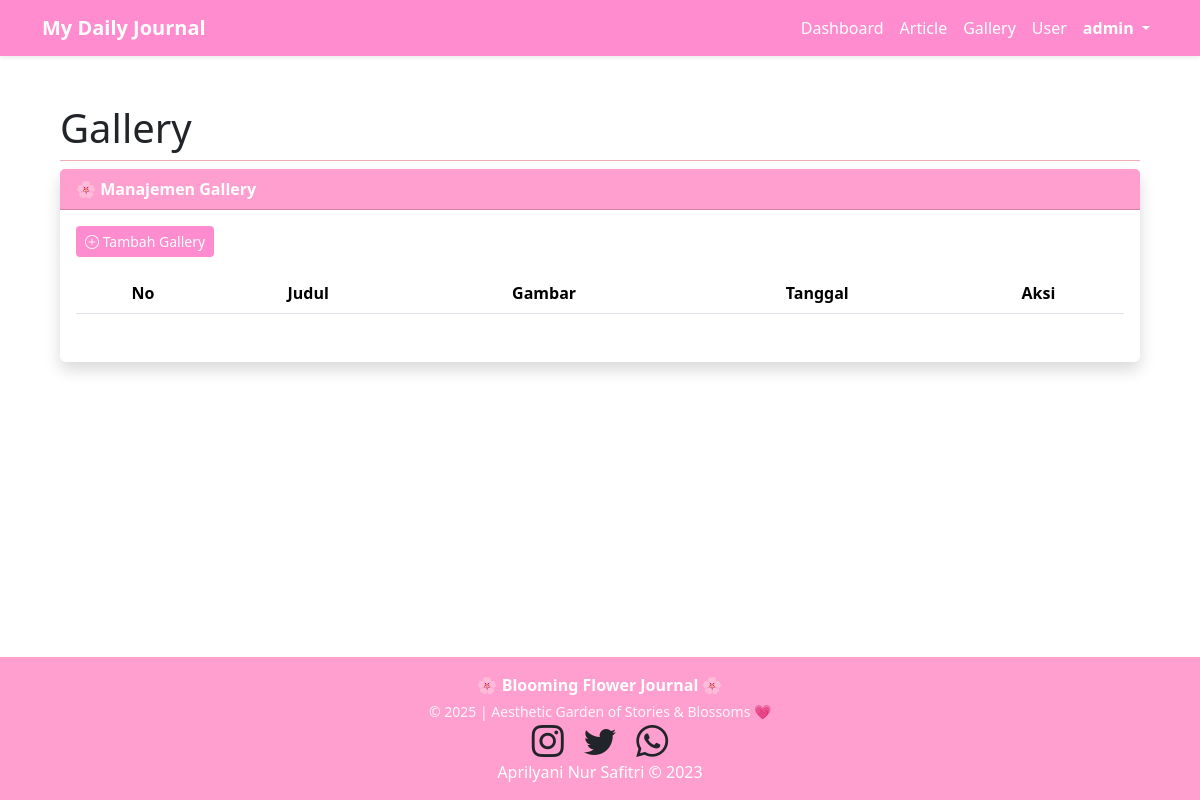
/admin.php?page=gallery (signed in), run on an earlier commit of the app's database.
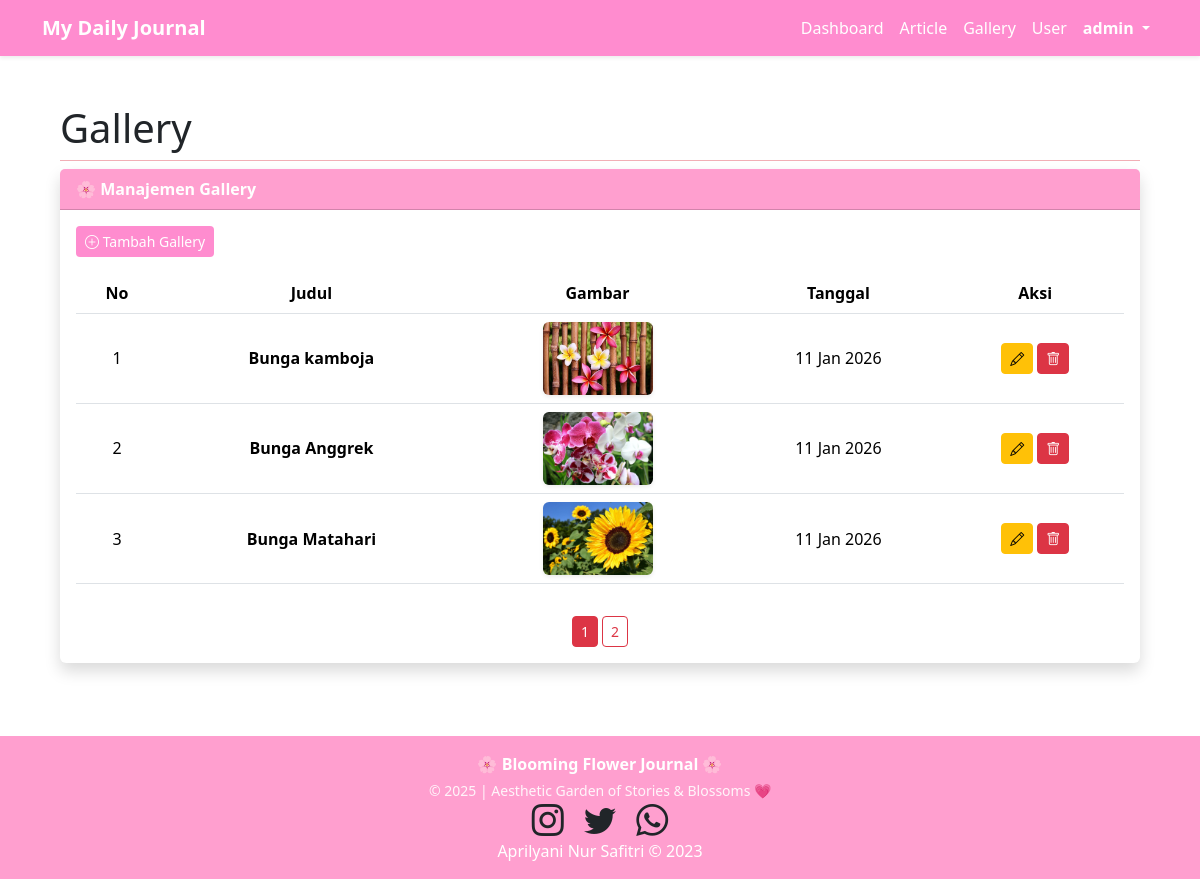
And on a later commit of the database.
### tables this page shows
CREATE TABLE `gallery` (
  `id` int(11) NOT NULL,
  `judul` varchar(100) DEFAULT NULL,
  `gambar` text DEFAULT NULL,
  `tanggal` datetime DEFAULT current_timestamp()
);

### gallery.php (the view)
<?php
include "koneksi.php";
$limit = 3;
$hal = $_GET['hal'] ?? 1;
$start = ($hal-1)*$limit;
$data = mysqli_query($conn,"SELECT * FROM gallery ORDER BY id DESC LIMIT $start,$limit");
$total = mysqli_num_rows(mysqli_query($conn,"SELECT * FROM gallery"));
$pages = ceil($total/$limit);
?>
<div class="card shadow border-0">
<div class="card-header text-white fw-semibold" style="background:#ff9fcf;">
🌸 Manajemen Gallery
</div>
<div class="card-body">
<a href="admin.php?page=gallery_add" class="btn btn-sm mb-3 text-white" style="background:#ff8ccf;">
<i class="bi bi-plus-circle"></i> Tambah Gallery
</a>
<div class="table-responsive">
<table class="table table-hover align-middle text-center">
<thead style="background:#ffe0ef;">
<tr>
<th>No</th>
<th>Judul</th>
<th>Gambar</th>
<th>Tanggal</th>
<th>Aksi</th>
</tr>
</thead>
<tbody>
<?php $no=1+$start; while($d=mysqli_fetch_array($data)){ ?>
<tr>
<td><?= $no++ ?></td>
<td class="fw-semibold"><?= $d['judul'] ?></td>
<td>
<img src="img/<?= $d['gambar'] ?>" width="110" class="rounded shadow-sm">
</td>
<td><?= date("d M Y", strtotime($d['tanggal'])) ?></td>
<td>
<a href="admin.php?page=gallery_edit&id=<?= $d['id'] ?>" class="btn btn-warning btn-sm">
<i class="bi bi-pencil"></i>
</a>
<a href="admin.php?page=gallery_delete&id=<?= $d['id'] ?>" class="btn btn-danger btn-sm"
onclick="return confirm('Hapus gallery ini?')">
<i class="bi bi-trash"></i>
</a>
</td>
</tr>
<?php } ?>
</tbody>
</table>
</div>
<div class="text-center mt-3">
<?php for($i=1;$i<=$pages;$i++){ ?>
<a href="admin.php?page=gallery&hal=<?= $i ?>"
class="btn btn-outline-danger btn-sm <?= ($hal==$i?'active':'') ?>">
<?= $i ?>
</a>
<?php } ?>
</div>
</div>
</div>

What changed in the data, as far as the page shows it:
added gallery: judul "Bunga kamboja", gambar (picture), tanggal "11 Jan 2026"
added gallery: judul "Bunga Anggrek", gambar (picture), tanggal "11 Jan 2026"
added gallery: judul "Bunga Matahari", gambar (picture), tanggal "11 Jan 2026"
Also different on the page:
new list line: "1"
new list line: "2"
